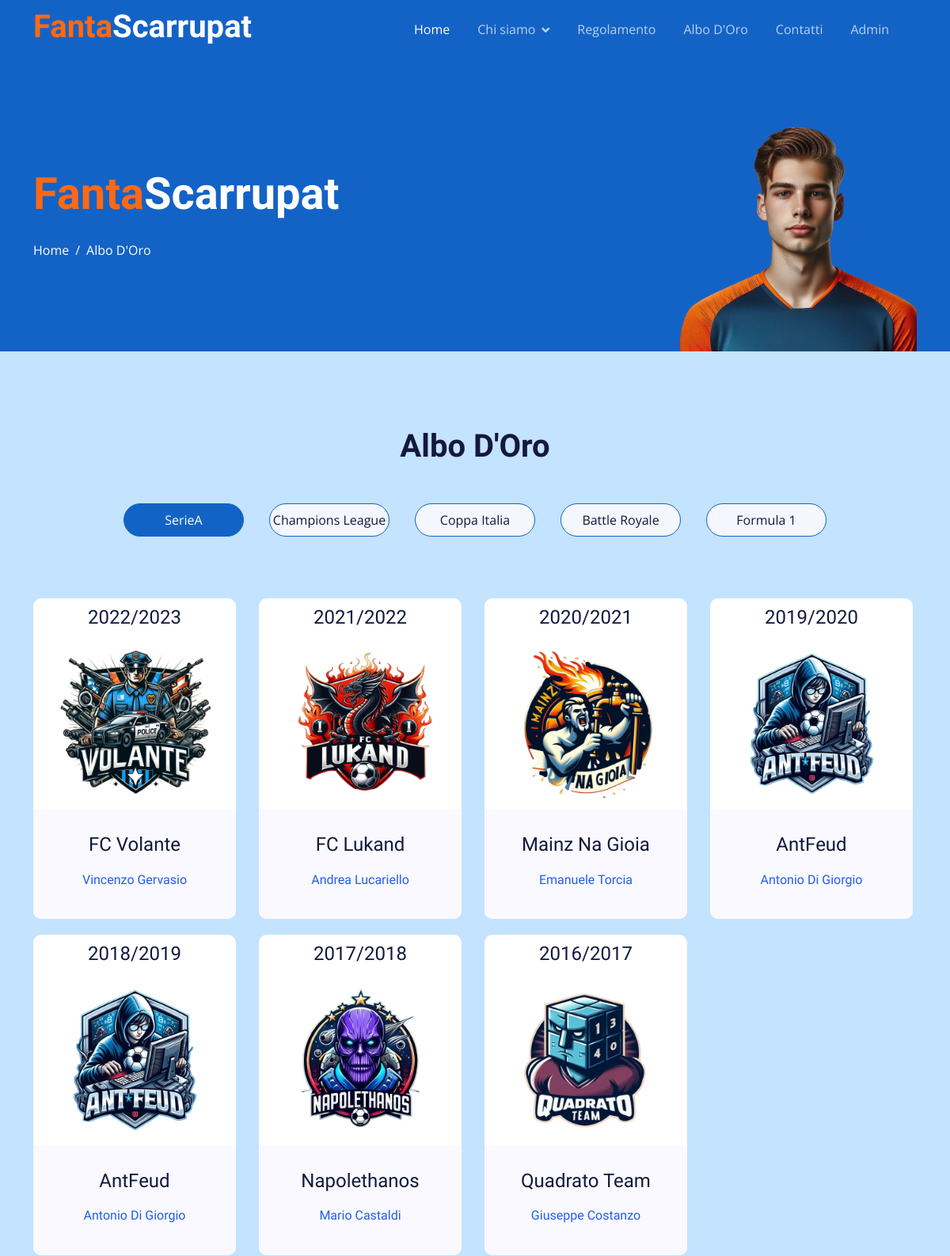
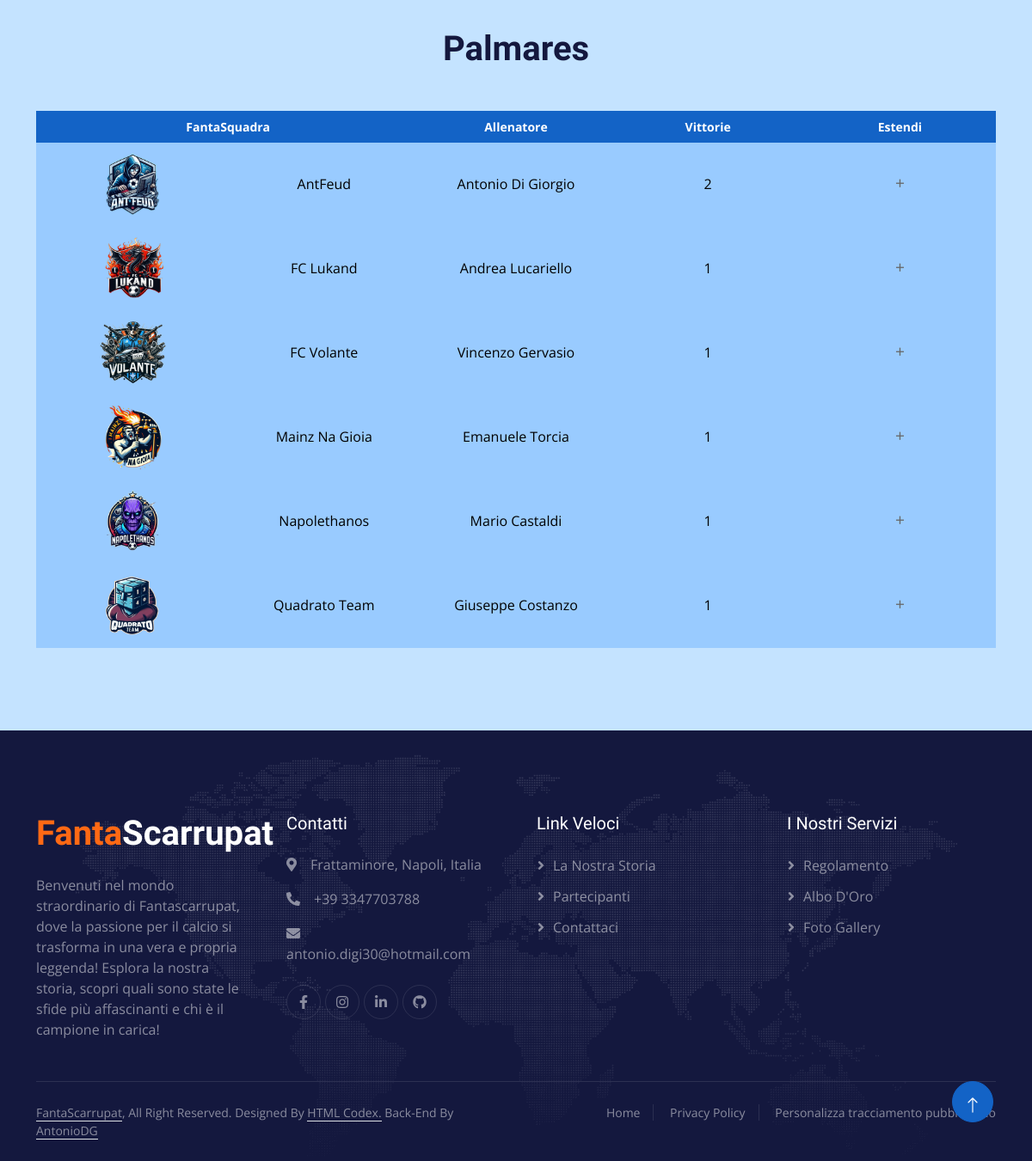
The page /alboDOro.php on the database its author committed (2 pictures, top to bottom).
### tables this page shows
CREATE TABLE competizione_disputata (
                                      id_competizione_disputata INT PRIMARY KEY AUTO_INCREMENT NOT NULL,
                                      nome_competizione VARCHAR(100) NOT NULL,
                                      anno INT NOT NULL,
                                      vincitore VARCHAR(100),
                                      FOREIGN KEY (nome_competizione) REFERENCES competizione(nome_competizione),
                                      FOREIGN KEY (vincitore) REFERENCES fantasquadra(nome_fantasquadra)
);

CREATE TABLE fantasquadra (
                            nome_fantasquadra VARCHAR(100) PRIMARY KEY NOT NULL,
                            scudetto VARCHAR(100),
                            fantallenatore VARCHAR(100) NOT NULL,
                            immagine_fantallenatore VARCHAR(100) NOT NULL,
                            flag_attuale VARCHAR(1) NOT NULL  
);

### alboDOro.php (the view, shortened to what this page needs)
<!DOCTYPE html>
<html lang="en">
<head>
  <link href="https://cdnjs.cloudflare.com/ajax/libs/font-awesome/5.10.0/css/all.min.css" rel="stylesheet">
  <link href="https://cdn.jsdelivr.net/npm/bootstrap-icons@1.4.1/font/bootstrap-icons.css" rel="stylesheet">
  <link href="lib/animate/animate.min.css" rel="stylesheet">
  <link href="lib/owlcarousel/assets/owl.carousel.min.css" rel="stylesheet">
  <link href="css/bootstrap.min.css" rel="stylesheet">
  <link href="css/style.css" rel="stylesheet">
</head>
<body>
<?php
    include 'php/contVisual.php';
?>
<div class="container-fluid pt-5 bg-primary hero-header">
  <div class="container pt-5">
    <div class="row g-5 pt-5">
      <div class="col-lg-6 align-self-center text-center text-lg-start mb-lg-5">
        <h1 class="display-4 text-white mb-4 animated slideInRight">
          <span class="text-color1">Fanta</span><span class="text-color2">Scarrupat</span>
        </h1>
        <nav aria-label="breadcrumb">
          <ol class="breadcrumb justify-content-center justify-content-lg-start mb-0">
            <li class="breadcrumb-item"><a class="text-white" href="index.php">Home</a></li>
            <li class="breadcrumb-item text-white active" aria-current="page">Albo D'Oro</li>
          </ol>
        </nav>
      </div>
      <div class="col-lg-6 align-self-end text-center text-lg-end">
        <img class="img-fluid" src="img/player_mezzo_busto.png" alt="" style="max-height: 300px;">
      </div>
    </div>
  </div>
</div>
<div class="container-fluid destination py-5">
  <div class="container py-5">
    <div class="mx-auto text-center mb-5" style="max-width: 900px;">
      <div class="text-center mx-auto mb-5 wow fadeInUp" data-wow-delay="0.1s" style="max-width: 500px;">
        <h1 class="display-6 mb-5">Albo D'Oro</h1>
      </div>
    </div>
    <div class="tab-class text-center">
      <ul class="nav nav-pills d-inline-flex justify-content-center mb-5">
        <li class="nav-item">
          <a class="d-flex mx-3 py-2 border border-primary bg-light rounded-pill active" data-bs-toggle="pill" href="#SerieA">
            <span class="text-dark" style="width: 150px;">SerieA</span>
          </a>
        </li>
        <li class="nav-item">
          <a class="d-flex py-2 mx-3 border border-primary bg-light rounded-pill" data-bs-toggle="pill" href="#ChampionsLeague">
            <span class="text-dark" style="width: 150px;">Champions League</span>
          </a>
        </li>
        <li class="nav-item">
          <a class="d-flex mx-3 py-2 border border-primary bg-light rounded-pill" data-bs-toggle="pill" href="#CoppaItalia">
            <span class="text-dark" style="width: 150px;">Coppa Italia</span>
          </a>
        </li>
        <li class="nav-item">
          <a class="d-flex mx-3 py-2 border border-primary bg-light rounded-pill" data-bs-toggle="pill" href="#BattleRoyale">
            <span class="text-dark" style="width: 150px;">Battle Royale</span>
          </a>
        </li>
        <li class="nav-item">
          <a class="d-flex mx-3 py-2 border border-primary bg-light rounded-pill" data-bs-toggle="pill" href="#Formula1">
            <span class="text-dark" style="width: 150px;">Formula 1</span>
          </a>
        </li>
      </ul>
      <div class="tab-content">
        <div id="SerieA" class="tab-pane fade show p-0 active">
          <div class="row">
            <?php
            $query = "SELECT C.id_competizione_disputata, C.anno, F.nome_fantasquadra, F.scudetto, F.fantallenatore, C.nome_competizione FROM competizione_disputata as C,
              fantasquadra AS F WHERE F.nome_fantasquadra = C.vincitore AND nome_competizione = 'Serie A' ORDER BY C.anno DESC";
            $result = $conn->query($query);
            if ($result->num_rows > 0) {
              while($row = $result->fetch_assoc()) {
                ?>
                <div class="col-lg-3 col-md-6">
                  <a href="#" class="dettagli-link" data-competizione="<?php echo $row["id_competizione_disputata"]?>" data-anno="<?php echo $row["anno"]; ?>">
                    <div class="single-unique-product">
                      <div class="descAnno">
                        <h4>
                          <?PHP echo $row["anno"]-1 ?>/<?PHP echo $row["anno"]?>
                        </h4>
                      </div>
                      <img class="img-fluid" src="img/scudetti/<?PHP echo$row["scudetto"]?>" alt="">
                      <div class="descVin">
                        <h4>
                          <?PHP echo $row["nome_fantasquadra"]?>
                        </h4>
                        <h6>
                          <?PHP echo $row["fantallenatore"]?>
                        </h6>
                      </div>
                    </div>
                  </a>
                </div>
                <?php
              }
            }
            ?>
          </div>
          <br>
          <div class="text-center mx-auto mb-5 wow fadeInUp" data-wow-delay="0.1s" style="max-width: 500px;">
            <h1 class="display-6 mb-5">Palmares</h1>
          </div>
          <div class="row">
            <div class="col-md-12">
              <div class="table-responsive">
                <table class="table">
                  <thead class="thead-primary">
                  <tr>
                    <th colspan="2">FantaSquadra</th>
                    <th>Allenatore</th>
                    <th>Vittorie</th>
                    <th>Estendi</th>
                  </tr>
                  </thead>
                  <tbody>
                  <?php
                  $query = "SELECT COUNT(id_competizione_disputata) as vittorie, F.nome_fantasquadra, F.scudetto, F.fantallenatore,
                          GROUP_CONCAT(DISTINCT CONCAT(' ', (C.anno) - 1), '/', C.anno) AS anni_vittoria
                          FROM competizione_disputata as C, fantasquadra AS F
                          WHERE F.nome_fantasquadra = C.vincitore AND nome_competizione = 'Serie A'
                          GROUP BY F.nome_fantasquadra ORDER BY vittorie DESC";
                  $result = $conn->query($query);
                  if ($result->num_rows > 0) {
                    while($row = $result->fetch_assoc()) {
                      ?>
                      <tr>
                        <th><img class="img-fluid-logo" src="img/scudetti/<?php echo $row["scudetto"]?>"></th>
                        <td><?php echo $row["nome_fantasquadra"]?></td>
                        <td><?php echo $row["fantallenatore"]?></td>
                        <td><?php echo $row["vittorie"]?></td>
                        <td><span class="toggle-icon">+</span></td>
                      </tr>
                      <?php
                    }
                  }
                  ?>
                  </tbody>
                </table>
              </div>
            </div>
          </div>
        </div>
      </div>
    </div>
  </div>
</div>
<a href="#" class="btn btn-lg btn-primary btn-lg-square back-to-top pt-2"><i class="bi bi-arrow-up"></i></a>
</body>
</html>

### css/style.css (style rules this page uses)
:root { --primary: #1363C6; --secondary: #15ACE1; --light: #F4F7FE; --dark: #14183E; }
.text-color1 { color: #FF6914; }
.text-color2 { color: #FFFFFF; }
.back-to-top { position: fixed; display: none; right: 45px; bottom: 45px; z-index: 99; }
h1, h2, h3, .fw-bold { font-weight: 700 !important; }
h4, h5, h6, .fw-medium { font-weight: 500 !important; }
.btn { font-weight: 500; transition: .5s; }
.btn-lg-square { width: 48px; height: 48px; }
.btn-square, .btn-sm-square, .btn-lg-square { padding: 0; display: flex; align-items: center; justify-content: center; font-weight: normal; border-radius: 50px; }
* { box-sizing: border-box; }
.table { width: 100%; margin: 0 auto; background: #ffffff; -webkit-box-shadow: 0px 5px 12px -12px rgba(0, 0, 0, 0.29); -moz-box-shadow: 0px 5px 12px -12px rgba(0, 0, 0, 0.29); box-shadow: 0px 5px 12px -12px rgba(0, 0, 0, 0.29); text-align: center; table-layout: fixed; }
.table thead.thead-primary { background: var(--primary); }
.table thead th { border: none; font-size: 14px; color: #ffffff; }
.table tbody tr { margin-bottom: 10px; }
.table tbody th, .table tbody td { border: none; font-size: 16px; background: #99cbff; vertical-align: middle; border-bottom: 2px solid #99cbff; color: black; }
.table tbody td:nth-child(odd) { background: #99cbff; border-bottom: 2px solid #99cbff; }
.img-fluid-logo { width: 80px; height: 80px; align-content: center; }
.toggle-icon { cursor: pointer; font-size: 1.2em; color: #666; transition: transform 0.3s; }
.destination .tab-class .nav-item { padding: 0 0 20px 0; }
.destination .tab-class .nav-item a.active { background: var(--bs-primary) !important; }
.destination .tab-class .nav-item a.active span { color: var(--bs-white) !important; }
.single-unique-product { background-color: #fff; text-align: center; border-radius: 10px; margin: 10px 5px 10px 0; -webkit-transition: all 0.3s ease 0s; -moz-transition: all 0.3s ease 0s; -o-transition: all 0.3s ease 0s; transition: all 0.3s ease 0s; }
.single-unique-product img { padding: 0px; width: 200px; height: 200px; margin-bottom: 10px; }
.single-unique-product h6 { color: #235ee7; margin-top: 20px; margin-bottom: 10px; }
.single-unique-product .descAnno { padding: 10px 0; border-bottom-right-radius: 10px; border-bottom-left-radius: 10px; }
.single-unique-product .descVin { background-color: #f9f9ff; padding: 30px 0; border-bottom-right-radius: 10px; border-bottom-left-radius: 10px; }
.sticky-top { top: -150px; transition: .5s; }
.navbar { padding: 11px 0 !important; height: 75px; }
.navbar .navbar-nav .nav-link { margin-right: 35px; padding: 0; color: rgba(255, 255, 255, .7); outline: none; }
.navbar .navbar-nav .nav-link:hover, .navbar .navbar-nav .nav-link.active { color: rgba(255, 255, 255, 1); }
.navbar .dropdown-toggle::after { border: none; content: "\f107"; font-family: "Font Awesome 5 Free"; font-weight: 900; vertical-align: middle; margin-left: 8px; }
.hero-header { margin-top: -75px; background-size: cover; }
.hero-header .breadcrumb-item+.breadcrumb-item::before { color: var(--light); }
.footer { background: url(../img/footer.png) center center no-repeat; background-size: contain; }
.footer .btn.btn-social { margin-right: 5px; width: 40px; height: 40px; display: flex; align-items: center; justify-content: center; color: rgba(255,255,255,.5); border: 1px solid rgba(256, 256, 256, .1); border-radius: 40px; transition: .3s; }
.footer .btn.btn-link { display: block; margin-bottom: 10px; padding: 0; text-align: left; color: rgba(255,255,255,.5); font-weight: normal; transition: .3s; }
.footer .btn.btn-link::before { position: relative; content: "\f105"; font-family: "Font Awesome 5 Free"; font-weight: 900; margin-right: 10px; }
.footer .copyright { padding: 25px 0; font-size: 14px; border-top: 1px solid rgba(256, 256, 256, .1); }
.footer .copyright a { color: rgba(255,255,255,.5); }
.footer .footer-menu a { margin-right: 15px; padding-right: 15px; border-right: 1px solid rgba(255, 255, 255, .1); }
.footer .footer-menu a:last-child { margin-right: 0; padding-right: 0; border-right: none; }

### rows shown on the page
competizione_disputata: $row['anno']-1 "2022", anno "2023", vincitore.scudetto (picture), vincitore.nome_fantasquadra "FC Volante", vincitore.fantallenatore "Vincenzo Gervasio"
competizione_disputata: $row['anno']-1 "2021", anno "2022", vincitore.scudetto (picture), vincitore.nome_fantasquadra "FC Lukand", vincitore.fantallenatore "Andrea Lucariello"
competizione_disputata: $row['anno']-1 "2020", anno "2021", vincitore.scudetto (picture), vincitore.nome_fantasquadra "Mainz Na Gioia", vincitore.fantallenatore "Emanuele Torcia"
competizione_disputata: $row['anno']-1 "2019", anno "2020", vincitore.scudetto (picture), vincitore.nome_fantasquadra "AntFeud", vincitore.fantallenatore "Antonio Di Giorgio"
competizione_disputata: $row['anno']-1 "2018", anno "2019", vincitore.scudetto (picture), vincitore.nome_fantasquadra "AntFeud", vincitore.fantallenatore "Antonio Di Giorgio"
competizione_disputata: $row['anno']-1 "2017", anno "2018", vincitore.scudetto (picture), vincitore.nome_fantasquadra "Napolethanos", vincitore.fantallenatore "Mario Castaldi"
competizione_disputata: $row['anno']-1 "2016", anno "2017", vincitore.scudetto (picture), vincitore.nome_fantasquadra "Quadrato Team", vincitore.fantallenatore "Giuseppe Costanzo"
fantasquadra: scudetto (picture), nome_fantasquadra "AntFeud", fantallenatore "Antonio Di Giorgio", vittorie "2"
fantasquadra: scudetto (picture), nome_fantasquadra "FC Lukand", fantallenatore "Andrea Lucariello", vittorie "1"
fantasquadra: scudetto (picture), nome_fantasquadra "FC Volante", fantallenatore "Vincenzo Gervasio", vittorie "1"
fantasquadra: scudetto (picture), nome_fantasquadra "Mainz Na Gioia", fantallenatore "Emanuele Torcia", vittorie "1"
fantasquadra: scudetto (picture), nome_fantasquadra "Napolethanos", fantallenatore "Mario Castaldi", vittorie "1"
fantasquadra: scudetto (picture), nome_fantasquadra "Quadrato Team", fantallenatore "Giuseppe Costanzo", vittorie "1"
